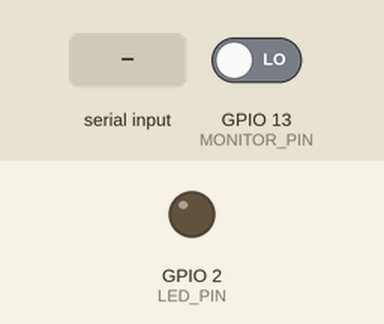
The sketch below on a simulated ESP32. Parts: output pins drawn as LEDs (lit = HIGH). The inputs (shaded band) are chosen by the test bench; at power-on: GPIO 13 (MONITOR_PIN) LOW. Nothing arrives over Bluetooth unless stated.

Above: at 1.2 s.
1.3 s: "A" received over the second serial link
At 2.3 s:
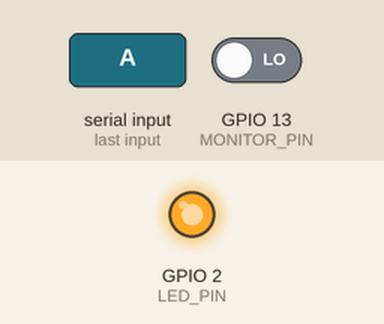
2.8 s: "a" received over the second serial link
At 3.5 s:
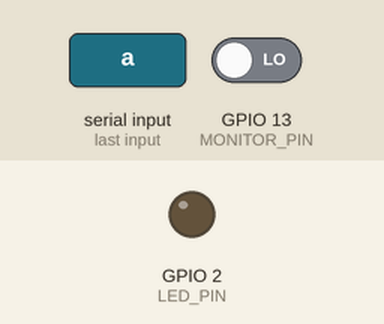
Timing chart, 0 to 5.8 s (numbered marks = the images above; inputs shaded):
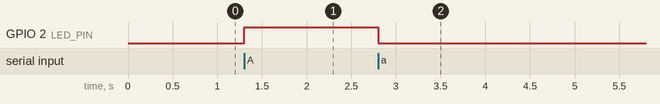

The sketch:

mobileLed_Bt_v3.ino
```cpp
#include <BluetoothSerial.h>

BluetoothSerial SerialBT;

const int LED_PIN = 2; // Pino do LED (GPIO 2)
const int MONITOR_PIN = 13; // Pino do monitor (GPIO 13)

void setup() {
  Serial.begin(115200);
  SerialBT.begin("ESP32_BT"); // Nome do dispositivo Bluetooth

  pinMode(LED_PIN, OUTPUT);
  pinMode(MONITOR_PIN, INPUT);

  digitalWrite(LED_PIN, LOW); // Inicialmente, o LED está desligado
}

void loop() {
  if (SerialBT.available()) {
    char receivedChar = SerialBT.read();
    if (receivedChar == 'A') {
      digitalWrite(LED_PIN, HIGH); // Liga o LED
    } else if (receivedChar == 'a') {
      digitalWrite(LED_PIN, LOW); // Desliga o LED
    }
  }

  int monitorState = digitalRead(MONITOR_PIN);
  if (monitorState == HIGH) {
    SerialBT.write('1'); // Envia '1' se o monitor estiver ligado
  } else {
    SerialBT.write('0'); // Envia '0' se o monitor estiver desligado
  }

  delay(100);
}
```

Measured:
- after the input at 1.3 s, GPIO 2 (LED_PIN): LOW → HIGH at once
- after the input at 2.8 s, GPIO 2 (LED_PIN): HIGH → LOW at once
